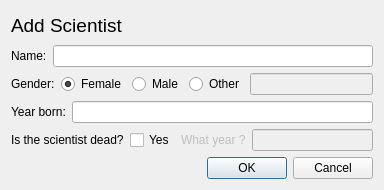
<?xml version="1.0" encoding="UTF-8"?>
<ui version="4.0">
 <class>addScientistDialog</class>
 <widget class="QDialog" name="addScientistDialog">
  <property name="geometry">
   <rect>
    <x>0</x>
    <y>0</y>
    <width>384</width>
    <height>190</height>
   </rect>
  </property>
  <property name="windowTitle">
   <string>Dialog</string>
  </property>
  <layout class="QVBoxLayout" name="verticalLayout_2">
   <item>
    <layout class="QVBoxLayout" name="verticalLayout">
     <item>
      <widget class="QLabel" name="label_6">
       <property name="font">
        <font>
         <pointsize>14</pointsize>
        </font>
       </property>
       <property name="text">
        <string>Add Scientist</string>
       </property>
      </widget>
     </item>
     <item>
      <layout class="QHBoxLayout" name="horizontalLayout_3">
       <item>
        <widget class="QLabel" name="label">
         <property name="text">
          <string>Name:</string>
         </property>
        </widget>
       </item>
       <item>
        <widget class="QLineEdit" name="nameAdd"/>
       </item>
      </layout>
     </item>
     <item>
      <layout class="QHBoxLayout" name="horizontalLayout">
       <item>
        <widget class="QLabel" name="label_2">
         <property name="text">
          <string>Gender:</string>
         </property>
        </widget>
       </item>
       <item>
        <widget class="QRadioButton" name="genderFemaleButton">
         <property name="text">
          <string>Female</string>
         </property>
         <property name="checked">
          <bool>true</bool>
         </property>
        </widget>
       </item>
       <item>
        <widget class="QRadioButton" name="genderMaleButton">
         <property name="text">
          <string>Male</string>
         </property>
        </widget>
       </item>
       <item>
        <widget class="QRadioButton" name="genderOtherButton">
         <property name="text">
          <string>Other</string>
         </property>
        </widget>
       </item>
       <item>
        <widget class="QLineEdit" name="genderOtherText">
         <property name="enabled">
          <bool>false</bool>
         </property>
        </widget>
       </item>
      </layout>
     </item>
     <item>
      <layout class="QHBoxLayout" name="horizontalLayout_4">
       <item>
        <widget class="QLabel" name="label_3">
         <property name="text">
          <string>Year born:</string>
         </property>
        </widget>
       </item>
       <item>
        <widget class="QLineEdit" name="addBirth"/>
       </item>
      </layout>
     </item>
     <item>
      <layout class="QHBoxLayout" name="horizontalLayout_2">
       <item>
        <widget class="QLabel" name="label_4">
         <property name="text">
          <string>Is the scientist dead?</string>
         </property>
        </widget>
       </item>
       <item>
        <widget class="QCheckBox" name="deathYesButton">
         <property name="contextMenuPolicy">
          <enum>Qt::DefaultContextMenu</enum>
         </property>
         <property name="text">
          <string>Yes</string>
         </property>
        </widget>
       </item>
       <item>
        <widget class="QLabel" name="whatYearDeadText">
         <property name="enabled">
          <bool>false</bool>
         </property>
         <property name="text">
          <string>What year ?</string>
         </property>
        </widget>
       </item>
       <item>
        <widget class="QLineEdit" name="addDeath">
         <property name="enabled">
          <bool>false</bool>
         </property>
        </widget>
       </item>
      </layout>
     </item>
    </layout>
   </item>
   <item>
    <widget class="QDialogButtonBox" name="buttonAdd">
     <property name="orientation">
      <enum>Qt::Horizontal</enum>
     </property>
     <property name="standardButtons">
      <set>QDialogButtonBox::Cancel|QDialogButtonBox::Ok</set>
     </property>
    </widget>
   </item>
  </layout>
 </widget>
 <resources/>
 <connections>
  <connection>
   <sender>buttonAdd</sender>
   <signal>accepted()</signal>
   <receiver>addScientistDialog</receiver>
   <slot>accept()</slot>
   <hints>
    <hint type="sourcelabel">
     <x>248</x>
     <y>254</y>
    </hint>
    <hint type="destinationlabel">
     <x>157</x>
     <y>274</y>
    </hint>
   </hints>
  </connection>
  <connection>
   <sender>buttonAdd</sender>
   <signal>rejected()</signal>
   <receiver>addScientistDialog</receiver>
   <slot>reject()</slot>
   <hints>
    <hint type="sourcelabel">
     <x>316</x>
     <y>260</y>
    </hint>
    <hint type="destinationlabel">
     <x>286</x>
     <y>274</y>
    </hint>
   </hints>
  </connection>
 </connections>
</ui>
